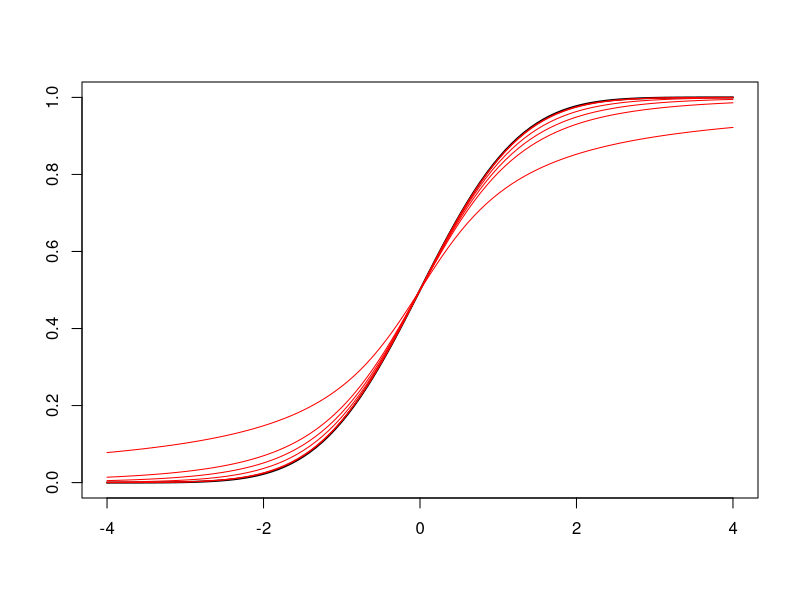
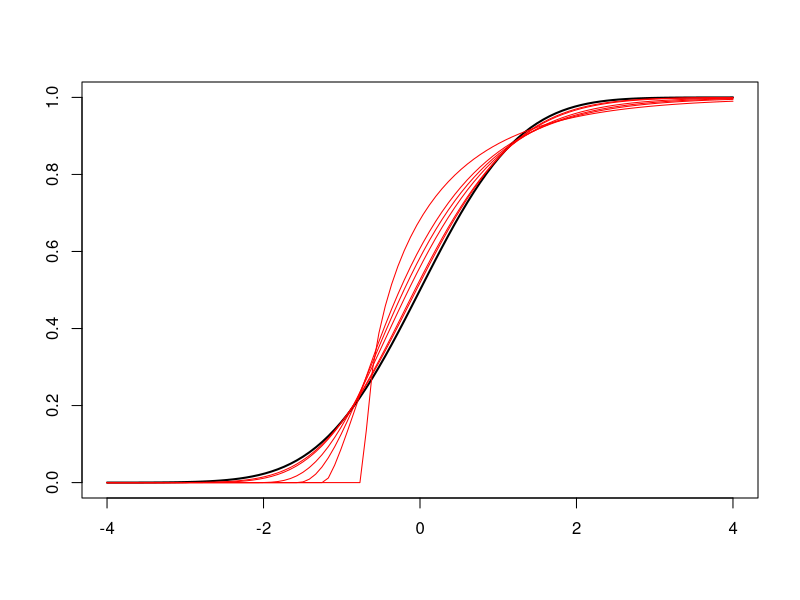
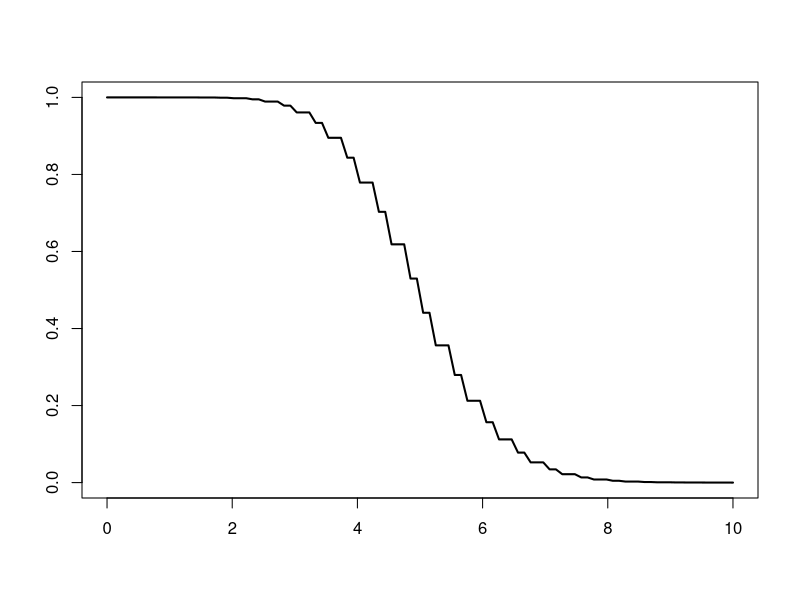
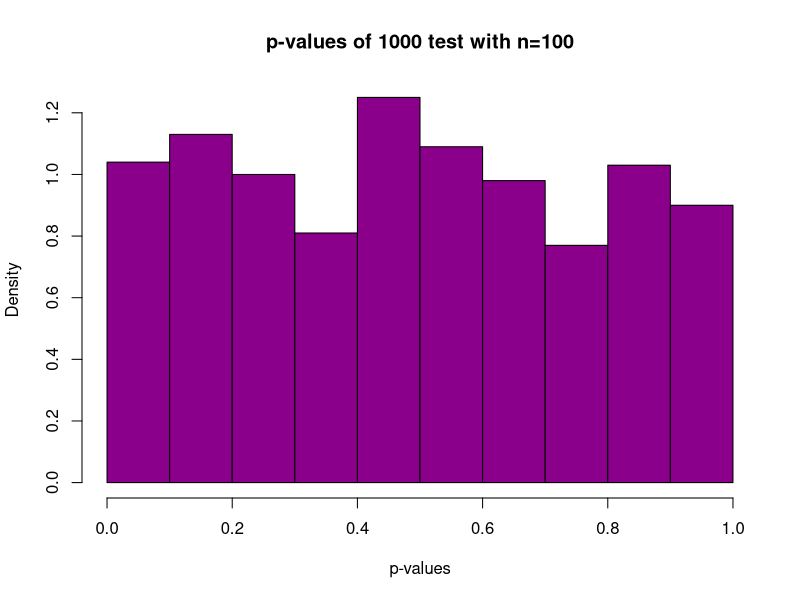

R code for these plots, in order: (Note: a time limit stopped this script after it produced the figures.)
## ---- chunk 1
x <- seq(-4, 4, length=100)
y <- pnorm(x)
plot(x,y, type = "l", lwd = 2, xlab = "", ylab = "")
df <- c(1,3,5,10,50,100)
y <- sapply(df,function(d) pt(x, d))
apply(y,2,function(y) lines(x,y,col="red"))
## ---- chunk 2
x <- seq(-4, 4, length=100)
y <- pnorm(x)
plot(x,y, type = "l", lwd = 2, xlab = "", ylab = "")
df <- c(1,3,5,10,50,100)
y <- sapply(df,function(d) pchisq(x*sqrt(2*d)+d, d))
apply(y,2,function(y) lines(x,y,col="red"))
## ---- chunk 3

ex2pvalue <- function(n,x_mean){
  1-pgamma(5*n, floor(n*x_mean+1), lower = FALSE)
}
x <- seq(0, 10, length=100)
y <- ex2pvalue(4,x)
plot(x,y, type = "l", lwd = 2, xlab = "", ylab = "")
## ---- chunk 4
y <- sapply(1:1000,function(a) ex2pvalue(100,mean(rpois(100, 5))) )
hist(y,
main="p-values of 1000 test with n=100",
xlab="p-values",
xlim=c(0,1),
col="darkmagenta",
freq=FALSE
)
## ---- chunk 5

odp <- sapply(1:10^4, function(a)
  {
    y<-sapply(1:1000,function(a) {ex2pvalue(100,mean(rpois(100, 5)))})
    if(min(y)<= 0.05/1000) return(1)
  })
sum(sapply(odp, sum))/10^4
## ---- chunk 6
odp <- sapply(1:10^4, function(a)
  {
    y<-sapply(1:1000,function(a) ex2pvalue(100,mean(rpois(100, 5))))
    if(-sum(2*log(y))>= qchisq(1-0.05, 2*1000))return(1)
  })
sum(sapply(odp, sum))/10^4
## ---- chunk 7
odp <- sapply(1:10^4, function(a)
  {
    y<-runif(1000,0,1)
    if(-sum(2*log(y))>= qchisq(1-0.05, 2*1000))return(1)
  })
sum(sapply(odp, sum))/10^4
## ---- chunk 8
odp <- sapply(1:10^4, function(a)
  {
    y<-sapply(1:1000,function(a){
        if(a==1){ return(ex2pvalue(100,mean(rpois(100, 7))))}
        if(a>1){return(ex2pvalue(100,mean(rpois(100, 5))))}
      })
    y<-sapply(y,sum)
    
    if(min(y)<= 0.05/1000) return(1)
  })
sum(sapply(odp, sum))/10^4
## ---- chunk 9
odp <- sapply(1:10^4, function(a)
  {
    y<-sapply(1:1000,function(a){
        if(a==1){return(ex2pvalue(100,mean(rpois(100, 7))))}
        if(a>1){return(ex2pvalue(100,mean(rpois(100, 5))))}
      })
    y<-sapply(y, sum)
    if(-sum(2*log(y))>= qchisq(1-0.05, 2*1000))return(1)
  })
sum(sapply(odp, sum))/10^4
## ---- chunk 10
odp <- sapply(1:10^4, function(a)
  {
    y<-sapply(1:1000,function(a){
        if(a<=100){ return(ex2pvalue(100,mean(rpois(100, 5.2))))}
        if(a>100){return(ex2pvalue(100,mean(rpois(100, 5))))}
      })
    y<-sapply(y,sum)
    if(min(y)<= 0.05/1000) return(1)
  })
sum(sapply(odp, sum))/10^4
## ---- chunk 11
odp <- sapply(1:10^4, function(a)
  {
    y<-sapply(1:1000,function(a){
        if(a<=100){return(ex2pvalue(100,mean(rpois(100, 5.2))))}
        if(a>100){return(ex2pvalue(100,mean(rpois(100, 5))))}
      })
    y<-sapply(y, sum)
    if(-sum(2*log(y))>= qchisq(1-0.05, 2*1000))return(1)
  })
sum(sapply(odp, sum))/10^4
## ---- chunk 12
x <- 2:100000
y <- sapply(x,function(a){max(rnorm(a))/sqrt(2*log(a))})
plot(x,y, type = "l", lwd = 2, xlab = "", ylab = "")
y <- sapply(1:10,function(a){
  sapply(x,function(a){max(rnorm(a))/sqrt(2*log(a))})
  })
apply(y,2,function(y) lines(x,y,col="red"))
## ---- chunk 13
ex4L <- function(Y){
  n <- length(Y)
  epsilon <- 0.1
  gamma <- (1-epsilon)*sqrt(2*log(n))
  exponential<- function(y) gamma*y-gamma^2/2
  return(1/n*sum(exp(exponential(Y))))
}
ex4Lapprox <- function(Y){
  n <- length(Y)
  epsilon <- 0.1
  gamma <- (1-epsilon)*sqrt(2*log(n))
  exponential <- function(y){
    if(y<sqrt(2*log(n))){return(exp(gamma*y-gamma^2/2))}
    else{return(0)}
  }
  return(1/n*sum(sapply(Y,function(y) exponential(y))))
}
draw_hist <- function(d){
  print(var(d))
  hist(d,
main="",xlab="",
xlim=c(min(d),max(d)),
col="darkmagenta",freq=FALSE)
}
samel<-sapply(c(10^3,10^4,10^5),function(n){
  print(n)
  d<-sapply(1:10^3,function(a) {
    Y<-rnorm(n, 0, 1)
    return (c(ex4L(Y),ex4Lapprox(Y)))})
  draw_hist(d[1,])
  draw_hist(d[2,])
  same<-apply(d,2,function(a){
    if(a[1]==a[2])return(1)
    else return(0)
  })
  return(sum(sapply(same,sum))/10^3)
})
print(samel)

## ---- chunk 14
ex4L <- function(Y){
  n <- length(Y)
  epsilon <- 0.1
  gamma <- (1-epsilon)*sqrt(2*log(n))
  exponential<- function(y) gamma*y-gamma^2/2
  return(1/n*sum(exp(exponential(Y))))
}
ex4Lapprox <- function(Y){
  n <- length(Y)
  epsilon <- 0.1
  gamma <- (1-epsilon)*sqrt(2*log(n))
  exponential <- function(y){
    if(y<sqrt(2*log(n))){return(exp(gamma*y-gamma^2/2))}
    else{return(0)}
  }
  return(1/n*sum(sapply(Y,function(y) exponential(y))))
}
draw_hist <- function(d){
  hist(d,
main="",xlab="",
xlim=c(min(d),max(d)),
col="darkmagenta",freq=FALSE)
}
sapply(c(10^3,10^4,10^5),function(n){
  d<-sapply(1:10^3,function(a) {
    Y<-rnorm(1, (1-0.1)*sqrt(2*log(n)), 0)
    Y<-append(Y,rnorm(n-1,0,1))
    return (c(ex4L(Y),ex4Lapprox(Y)))})
  draw_hist(d[1,])
  draw_hist(d[2,])
})
## ---- chunk 15
apply(expand.grid(c(0.05,0.2),c(500,5000,50000)),1,function(a){
  n<-a[2]
  epsi<-a[1]
  crit_value <- sapply(1:10^5,function(i){
    Y<-rnorm(1,(1+epsi)*sqrt(2*log(n)), 0)
    Y<-append(Y,rnorm(n-1,0,1))
    return(log(ex4L(Y)))
  })  
  sort(sapply(crit_value,sum))
  crit_value<-crit_value[n/100*5]
  print(crit_value)
})
